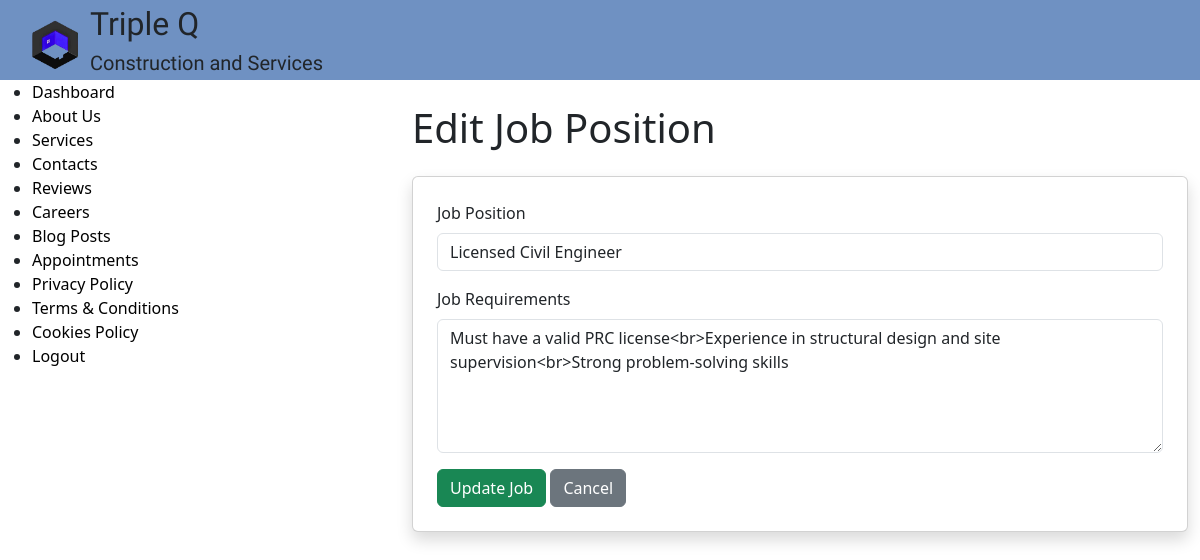
/admin/careers/edit/1 (signed in), run on the app's committed database.
### tables this page shows
CREATE TABLE careers (
    id INTEGER PRIMARY KEY AUTOINCREMENT,
    position TEXT NOT NULL,
    requirements TEXT NOT NULL,
    created_at TIMESTAMP DEFAULT CURRENT_TIMESTAMP
);

### app.py (the view, shortened to what this page needs)
@app.route("/admin/careers/edit/<int:id>", methods=["GET", "POST"])
@login_required
def edit_career(id):
    job = db.execute("SELECT * FROM careers WHERE id = ?", id)
    if not job:
        flash("Job not found!", "danger")
        return redirect(url_for("admin_careers"))
    return render_template("edit_career.html", job=job[0])

### app.py (called while the page is built)
def login_required(f):
    @wraps(f)
    def decorated_function(*args, **kwargs):
        if "admin_id" not in session:
            flash("Please log in to access this page.", "warning")
            return redirect(url_for("adminlog"))
        return f(*args, **kwargs)
    return decorated_function

### templates/edit_career.html (shortened to what this page needs)
{% extends "adminlayout.html" %}
{% block content %}
<div class="container mt-4">
    <h1 class="mb-4">Edit Job Position</h1>
    <div class="card shadow p-4">
        <form action="{{ url_for('edit_career', id=job.id) }}" method="POST">
            <div class="mb-3">
                <label for="position" class="form-label">Job Position</label>
                <input type="text" class="form-control" id="position" name="position" value="{{ job.position }}" required>
            </div>
            <div class="mb-3">
                <label for="requirements" class="form-label">Job Requirements</label>
                <textarea class="form-control" id="requirements" name="requirements" rows="5" required>{{ job.requirements | safe }}</textarea>
            </div>
            <button type="submit" class="btn btn-success">Update Job</button>
            <a href="{{ url_for('admin_careers') }}" class="btn btn-secondary">Cancel</a>
        </form>
    </div>
</div>
{% endblock %}

### static/styles/general.css (style rules this page uses)
html, body { margin: 0; padding: 0; overflow-x: hidden; min-height: 100vh; display: flex; flex-direction: column; }
body { background-color: rgba(245, 245, 245, 0.49); }
body, h2, h5 { margin: 0; padding: 0; font-family: "Arima"; }
body { position: relative; min-height: 100vh; }
button { border: none; background-color: #6F91C2; padding: 10px 30px; border-radius: 20px; transition: opacity 0.15s; }

### data on the page
careers: position "Licensed Civil Engineer", requirements "Must have a valid PRC license<br>Experience in structural design and site supervision<br>Strong problem-solving skills"
